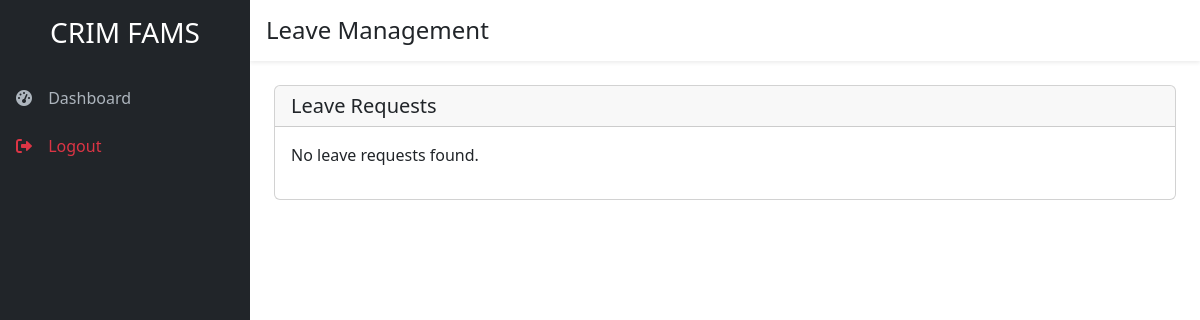
Before: /frontend_php/leave.php (signed in) with the older database file.
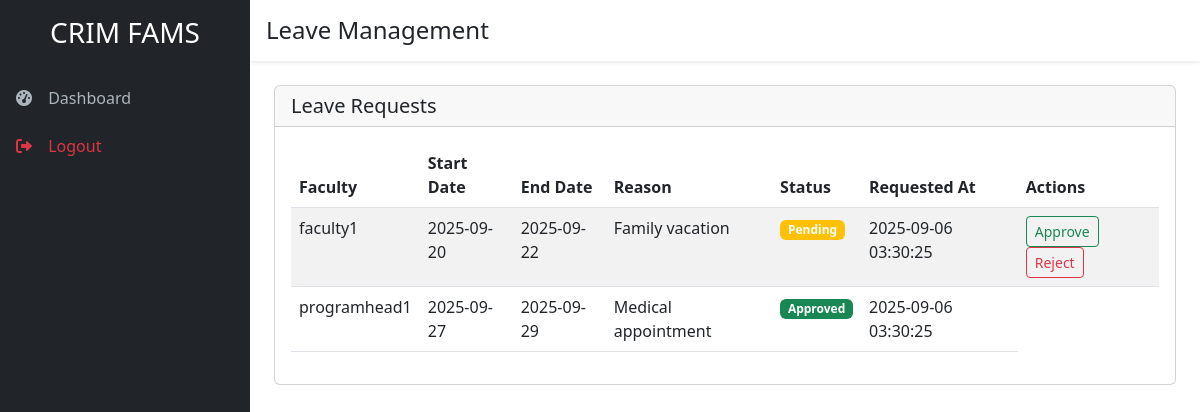
After: the same page with the newer database file.
### tables this page shows
CREATE TABLE leave_requests (
    id INT AUTO_INCREMENT PRIMARY KEY,
    faculty_id INT,
    start_date DATE,
    end_date DATE,
    reason TEXT,
    status ENUM('Pending', 'Approved', 'Rejected') DEFAULT 'Pending',
    admin_note TEXT,
    requested_at TIMESTAMP DEFAULT CURRENT_TIMESTAMP,
    FOREIGN KEY (faculty_id) REFERENCES users(id)
);

CREATE TABLE users (
    id INT AUTO_INCREMENT PRIMARY KEY,
    username VARCHAR(50) UNIQUE NOT NULL,
    password VARCHAR(255) NOT NULL,
    role ENUM('ADMIN', 'FACULTY', 'SECRETARY', 'PROGRAM_HEAD') NOT NULL,
    email VARCHAR(100),
    created_at TIMESTAMP DEFAULT CURRENT_TIMESTAMP
);

### frontend_php/leave.php (the view, shortened to what this page needs)
<!DOCTYPE html>
<html lang="en">
<head>
    <link href="https://cdn.jsdelivr.net/npm/bootstrap@5.3.0/dist/css/bootstrap.min.css" rel="stylesheet">
    <link href="https://cdnjs.cloudflare.com/ajax/libs/font-awesome/6.0.0/css/all.min.css" rel="stylesheet">
    <link href="../frontend/css/dashboard.css" rel="stylesheet">
</head>
<body>
    <div class="d-flex">
        <nav class="sidebar bg-dark">
            <div class="sidebar-header">
                <h3 class="text-white text-center py-3">CRIM FAMS</h3>
            </div>
            <ul class="nav flex-column">
                <li class="nav-item">
                    <a class="nav-link" href="dashboard.php">
                        <i class="fas fa-tachometer-alt"></i> Dashboard
                    </a>
                </li>
                <li class="nav-item mt-auto">
                    <a class="nav-link text-danger" href="logout.php">
                        <i class="fas fa-sign-out-alt"></i> Logout
                    </a>
                </li>
            </ul>
        </nav>
        <div class="main-content flex-grow-1">
            <header class="bg-white shadow-sm p-3 d-flex align-items-center">
                <h4 class="mb-0">Leave Management</h4>
            </header>
            <main class="p-4">
                <?php
                $db = Database::getInstance()->getConnection();
                $role = $_SESSION['role'];
                $user_id = $_SESSION['user_id'];
                if ($role === 'FACULTY') {
                    $stmt = $db->prepare('SELECT lr.*, u.username FROM leave_requests lr LEFT JOIN users u ON lr.faculty_id = u.id WHERE lr.faculty_id = ? ORDER BY lr.requested_at DESC');
                    $stmt->execute([$user_id]);
                    $leave_requests = $stmt->fetchAll(PDO::FETCH_ASSOC);
                } elseif (in_array($role, ['ADMIN', 'SECRETARY'])) {
                    $stmt = $db->query('SELECT lr.*, u.username FROM leave_requests lr JOIN users u ON lr.faculty_id = u.id ORDER BY lr.requested_at DESC');
                    $leave_requests = $stmt->fetchAll(PDO::FETCH_ASSOC);
                }
                ?>
                <div class="card">
                    <div class="card-header d-flex justify-content-between align-items-center">
                        <h5 class="mb-0">Leave Requests</h5>
                    </div>
                    <div class="card-body">
                        <?php if ($leave_requests): ?>
                            <div class="table-responsive">
                                <table class="table table-striped">
                                    <thead>
                                        <tr>
                                            <th>Faculty</th>
                                            <th>Start Date</th>
                                            <th>End Date</th>
                                            <th>Reason</th>
                                            <th>Status</th>
                                            <th>Requested At</th>
                                            <?php if (in_array($role, ['ADMIN', 'SECRETARY'])): ?>
                                            <th>Actions</th>
                                            <?php endif; ?>
                                        </tr>
                                    </thead>
                                    <tbody>
                                        <?php foreach ($leave_requests as $request): ?>
                                        <tr>
                                            <td><?php echo $request['username']; ?></td>
                                            <td><?php echo $request['start_date']; ?></td>
                                            <td><?php echo $request['end_date']; ?></td>
                                            <td><?php echo $request['reason']; ?></td>
                                            <td>
                                                <span class="badge bg-<?php
                                                    echo $request['status'] === 'Approved' ? 'success' :
                                                         ($request['status'] === 'Rejected' ? 'danger' : 'warning');
                                                ?>">
                                                    <?php echo $request['status']; ?>
                                                </span>
                                            </td>
                                            <td><?php echo $request['requested_at']; ?></td>
                                            <?php if (in_array($role, ['ADMIN', 'SECRETARY']) && $request['status'] === 'Pending'): ?>
                                            <td>
                                                <button class="btn btn-sm btn-outline-success" onclick="approveLeave(<?php echo $request['id']; ?>)">Approve</button>
                                                <button class="btn btn-sm btn-outline-danger" onclick="rejectLeave(<?php echo $request['id']; ?>)">Reject</button>
                                            </td>
                                            <?php endif; ?>
                                        </tr>
                                        <?php endforeach; ?>
                                    </tbody>
                                </table>
                            </div>
                        <?php else: ?>
                            <p>No leave requests found.</p>
                        <?php endif; ?>
                    </div>
                </div>
            </main>
        </div>
    </div>
</body>
</html>

### frontend/css/dashboard.css (style rules this page uses)
.sidebar { width: 250px; height: 100vh; position: fixed; top: 0; left: 0; z-index: 1000; overflow-y: auto; }
.sidebar .nav-link { color: #adb5bd; padding: 0.75rem 1rem; border: none; border-radius: 0; }
.sidebar .nav-link i { margin-right: 0.5rem; width: 20px; }
.main-content { margin-left: 250px; min-height: 100vh; }

Changed rows visible on the page:
added leave_requests: faculty.username "faculty1", start_date "2025-09-20", end_date "2025-09-22", reason "Family vacation", status "Pending", requested_at "2025-09-06 03:30:25"
added leave_requests: faculty.username "programhead1", start_date "2025-09-27", end_date "2025-09-29", reason "Medical appointment", status "Approved", requested_at "2025-09-06 03:30:25"
Other visible differences:
text no longer shown: "No leave requests found."
text now shown: "Faculty Start Date End Date Reason Status Requested At Actions"
